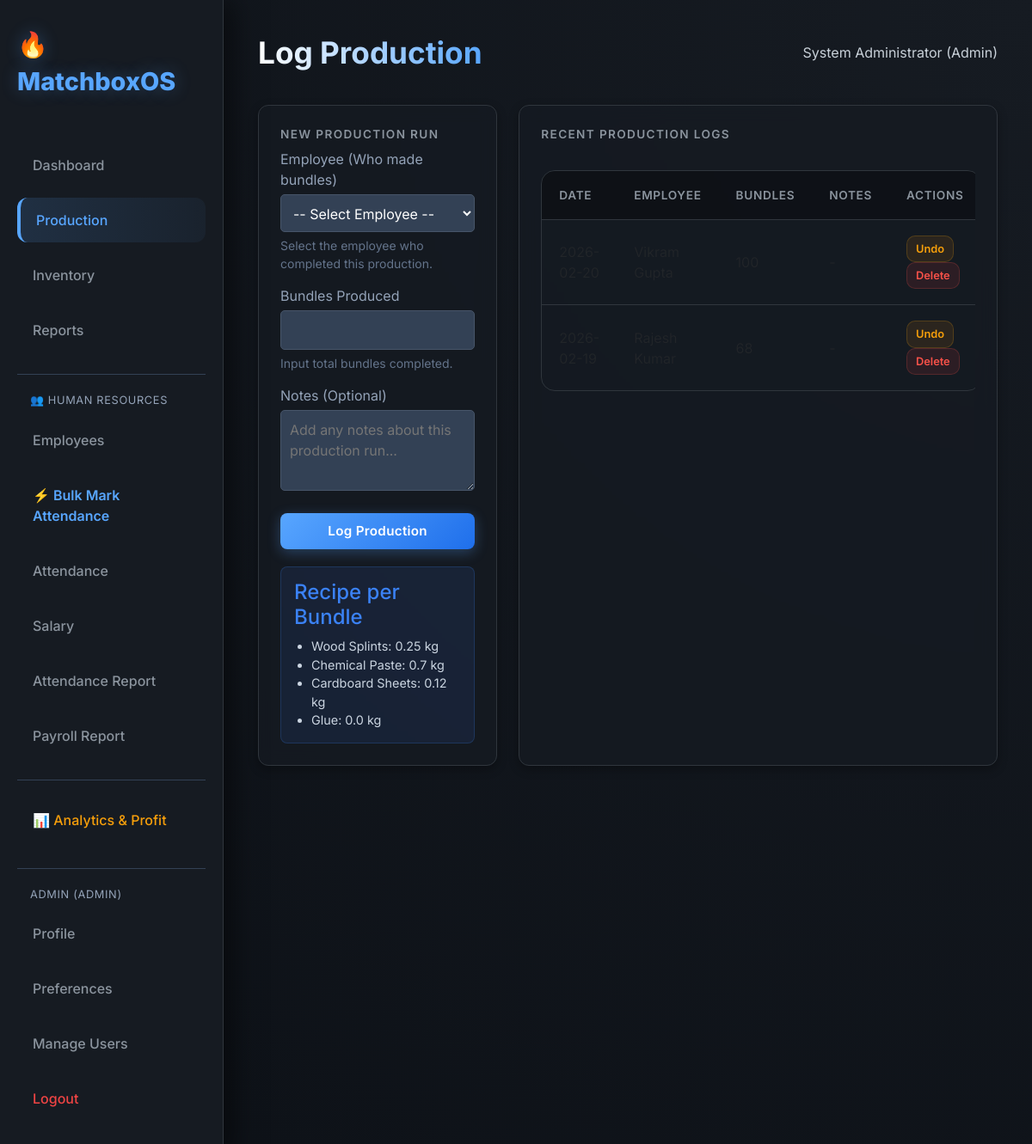
The page /production (signed in) on the database its author committed.
### auth_models.py (models this page shows, shortened)
class User(UserMixin, db.Model):
    __tablename__ = 'user'
    id = db.Column(db.Integer, primary_key=True)
    username = db.Column(db.String(80), unique=True, nullable=False, index=True)
    email = db.Column(db.String(120), unique=True, nullable=False, index=True)
    password_hash = db.Column(db.String(255), nullable=False)
    full_name = db.Column(db.String(100))
    role = db.Column(db.String(20), default='operator')  # admin, operator, viewer
    is_active = db.Column(db.Boolean, default=True)
    created_at = db.Column(db.DateTime, default=datetime.datetime.utcnow)
    last_login = db.Column(db.DateTime)
    def has_permission(self, permission):
        permissions = {
            'admin': ['view', 'create', 'edit', 'delete', 'manage_users'],
            'operator': ['view', 'create', 'edit'],
            'viewer': ['view']
        }
        return permission in permissions.get(self.role, [])

### models.py (models this page shows, shortened)
class RawMaterial(db.Model):
    __tablename__ = 'raw_material'
    id = db.Column(db.Integer, primary_key=True)
    name = db.Column(db.String(100), unique=True, nullable=False, index=True)
    quantity = db.Column(db.Float, default=0.0, nullable=False)
    unit = db.Column(db.String(20), nullable=False)
    unit_price = db.Column(db.Float, default=0.0, nullable=False)
    created_at = db.Column(db.DateTime, default=datetime.datetime.utcnow)
    updated_at = db.Column(
        db.DateTime, default=datetime.datetime.utcnow, onupdate=datetime.datetime.utcnow)
    __table_args__ = (
        db.CheckConstraint('quantity >= 0', name='check_quantity_positive'),
        db.CheckConstraint('unit_price >= 0', name='check_price_positive'),
    )

class Recipe(db.Model):
    __tablename__ = 'recipe'
    id = db.Column(db.Integer, primary_key=True)
    material_id = db.Column(db.Integer, db.ForeignKey(
        'raw_material.id'), nullable=False)
    quantity_per_bundle = db.Column(db.Float, nullable=False)
    is_active = db.Column(db.Boolean, default=True)
    created_at = db.Column(db.DateTime, default=datetime.datetime.utcnow)
    updated_at = db.Column(
        db.DateTime, default=datetime.datetime.utcnow, onupdate=datetime.datetime.utcnow)
    material = db.relationship(
        'RawMaterial', backref=db.backref('recipe_items', lazy='dynamic'))
    __table_args__ = (
        db.CheckConstraint('quantity_per_bundle >= 0',
                           name='check_recipe_quantity_non_negative'),
    )

class ProductionLog(db.Model):
    __tablename__ = 'production_log'
    id = db.Column(db.Integer, primary_key=True)
    employee_id = db.Column(db.Integer, db.ForeignKey(
        'employee.id'), nullable=False)  # Worker who made it
    supervisor_id = db.Column(db.Integer, db.ForeignKey(
        'employee.id'), nullable=True)  # Supervisor overseeing
    date = db.Column(db.Date, default=datetime.date.today,
                     nullable=False, index=True)
    bundles_produced = db.Column(db.Integer, nullable=False)
    notes = db.Column(db.Text, nullable=True)
    is_deleted = db.Column(db.Boolean, default=False)  # Soft delete
    created_at = db.Column(db.DateTime, default=datetime.datetime.utcnow)
    employee = db.relationship('Employee', foreign_keys=[
                               employee_id], backref=db.backref('produced_bundles', lazy='dynamic'))
    supervisor = db.relationship('Employee', foreign_keys=[
                                 supervisor_id], backref=db.backref('supervised_production', lazy='dynamic'))
    __table_args__ = (
        db.CheckConstraint('bundles_produced > 0',
                           name='check_bundles_positive'),
    )

### routes.py (the view, shortened to what this page needs)
@bp.route('/production', methods=['GET', 'POST'])
@login_required
def production():
    try:
        page = request.args.get('page', 1, type=int)
        per_page = 10
        pagination = ProductionLog.query.filter_by(is_deleted=False)\
            .order_by(ProductionLog.date.desc(), ProductionLog.id.desc())\
            .paginate(page=page, per_page=per_page, error_out=False)
        recipe = ProductionService.get_active_recipe()
        recipe_display = []
        for material_name, qty in recipe.items():
            material = RawMaterial.query.filter_by(name=material_name).first()
            if material:
                recipe_display.append({
                    'name': material_name,
                    'quantity': qty,
                    'unit': material.unit
                })
        employees = Employee.query.filter_by(status='active').order_by(Employee.last_name).all()
        return render_template('production.html',
                             logs=pagination.items,
                             pagination=pagination,
                             recipe=recipe_display,
                             employees=employees)
    except Exception as e:
        flash(f'Error loading production page: {str(e)}', 'danger')
        return render_template('production.html',
                             logs=[],
                             pagination=None,
                             recipe=[],
                             employees=[])

### templates/production.html (shortened to what this page needs)
{% extends "base.html" %}
{% block header %}Log Production{% endblock %}
{% block content %}
<div class="grid-container" style="grid-template-columns: 1fr 2fr;">
    <div class="card">
        <h3>New Production Run</h3>
        <form method="POST" action="{{ url_for('main.production') }}">
            <div style="margin-bottom: 15px;">
                <label style="display: block; margin-bottom: 5px; color: #94a3b8;">Employee (Who made bundles)</label>
                <select name="employee_id" style="width: 100%; padding: 10px; background: #334155; border: 1px solid #475569; color: white; border-radius: 5px;">
                    <option value="">-- Select Employee --</option>
                </select>
                <small style="color: #64748b; display: block; margin-top: 5px;">Select the employee who completed this production.</small>
            </div>
            <div style="margin-bottom: 15px;">
                <label style="display: block; margin-bottom: 5px; color: #94a3b8;">Bundles Produced</label>
                <input type="number" name="quantity" min="1" required
                    style="width: 100%; padding: 10px; background: #334155; border: 1px solid #475569; color: white; border-radius: 5px;">
                <small style="color: #64748b; display: block; margin-top: 5px;">Input total bundles completed.</small>
            </div>
            <div style="margin-bottom: 20px;">
                <label style="display: block; margin-bottom: 5px; color: #94a3b8;">Notes (Optional)</label>
                <textarea name="notes" rows="3"
                    style="width: 100%; padding: 10px; background: #334155; border: 1px solid #475569; color: white; border-radius: 5px; resize: vertical;"
                    placeholder="Add any notes about this production run..."></textarea>
            </div>
            <button type="submit" class="btn btn-primary" style="width: 100%;">Log Production</button>
        </form>
        <div
            style="margin-top: 20px; padding: 15px; background: rgba(59, 130, 246, 0.1); border-radius: 8px; border: 1px solid rgba(59, 130, 246, 0.2);">
            <h4 style="margin-top: 0; color: #3b82f6;">Recipe per Bundle</h4>
            <ul style="padding-left: 20px; font-size: 0.9rem; color: #cbd5e1; margin-bottom: 0;">
                {% for item in recipe %}
                <li>{{ item.name }}: {{ item.quantity }} {{ item.unit }}</li>
                {% endfor %}
            </ul>
        </div>
    </div>
    <div class="card">
        <h3>Recent Production Logs</h3>
        <div style="max-height: 500px; overflow-y: auto;">
            <table>
                <thead>
                    <tr>
                        <th>Date</th>
                        <th>Employee</th>
                        <th>Bundles</th>
                        <th>Notes</th>
                        <th>Actions</th>
                    </tr>
                </thead>
                <tbody>
                    {% if logs %}
                        {% for log in logs %}
                        <tr>
                            <td>{{ log.date }}</td>
                            <td>
                            </td>
                            <td>{{ log.bundles_produced }}</td>
                            <td style="max-width: 200px; overflow: hidden; text-overflow: ellipsis; white-space: nowrap;">
                            </td>
                            <td>
                                <form method="POST" action="{{ url_for('main.undo_production', id=log.id) }}"
                                    style="display: inline;">
                                    <button type="submit" class="btn"
                                        style="padding: 5px 10px; font-size: 0.8rem; background: rgba(245, 158, 11, 0.1); color: #f59e0b; border: 1px solid rgba(245, 158, 11, 0.2);"
                                        onclick="return confirm('Undo this production? Materials will be restored.')">Undo</button>
                                </form>
                                <a href="{{ url_for('main.delete_production', id=log.id) }}" class="btn btn-danger"
                                    style="padding: 5px 10px; font-size: 0.8rem;"
                                    onclick="return confirm('Delete this production log?')">Delete</a>
                            </td>
                        </tr>
                        {% endfor %}
                    {% else %}
                    <tr>
                        <td colspan="5" style="text-align: center; color: #94a3b8; padding: 30px;">No production logs
                            yet.</td>
                    </tr>
                    {% endif %}
                </tbody>
            </table>
        </div>
    </div>
</div>
{% endblock %}

### templates/base.html (shortened to what this page needs)
<!DOCTYPE html>
<html lang="en">
<head>
    <link href="https://cdn.jsdelivr.net/npm/bootstrap@5.3.0/dist/css/bootstrap.min.css" rel="stylesheet">
    <link rel="stylesheet" href="https://cdnjs.cloudflare.com/ajax/libs/font-awesome/6.4.0/css/all.min.css">
    <link rel="stylesheet" href="{{ url_for('static', filename='css/style.css') }}">
</head>
<body>
    <div class="sidebar">
        <div class="logo">🔥 MatchboxOS</div>
        <nav>
            <a href="{{ url_for('main.dashboard') }}"
                class="nav-link {% if request.endpoint == 'main.dashboard' %}active{% endif %}">Dashboard</a>
            <a href="{{ url_for('main.production') }}"
                class="nav-link {% if request.endpoint == 'main.production' %}active{% endif %}">Production</a>
            <a href="{{ url_for('main.inventory') }}"
                class="nav-link {% if request.endpoint == 'main.inventory' %}active{% endif %}">Inventory</a>
            <a href="{{ url_for('main.reports') }}"
                class="nav-link {% if request.endpoint == 'main.reports' %}active{% endif %}">Reports</a>
            <div style="margin-top: 25px; border-top: 1px solid #334155; padding-top: 20px;">
                <div
                    style="color: #94a3b8; font-size: 0.8rem; padding: 0 15px 10px; text-transform: uppercase; letter-spacing: 0.05em;">
                    👥 Human Resources
                </div>
                <a href="{{ url_for('employee.list_employees') }}"
                    class="nav-link {% if request.endpoint == 'employee.list_employees' %}active{% endif %}">Employees</a>
                <a href="{{ url_for('employee.bulk_attendance') }}"
                    class="nav-link {% if request.endpoint == 'employee.bulk_attendance' %}active{% endif %}"
                    style="color: var(--accent-color); font-weight: 600;">⚡ Bulk Mark Attendance</a>
                <a href="{{ url_for('employee.attendance_list') }}"
                    class="nav-link {% if request.endpoint == 'employee.attendance_list' %}active{% endif %}">Attendance</a>
                <a href="{{ url_for('employee.salary_list') }}"
                    class="nav-link {% if request.endpoint == 'employee.salary_list' %}active{% endif %}">Salary</a>
                <a href="{{ url_for('employee.attendance_report') }}"
                    class="nav-link {% if request.endpoint == 'employee.attendance_report' %}active{% endif %}">Attendance
                    Report</a>
                <a href="{{ url_for('employee.payroll_report') }}"
                    class="nav-link {% if request.endpoint == 'employee.payroll_report' %}active{% endif %}">Payroll
                    Report</a>
            </div>
            {% if current_user.is_authenticated and current_user.role == 'admin' %}
            <div style="margin-top: 25px; border-top: 1px solid #334155; padding-top: 20px;">
                <a href="{{ url_for('main.analytics') }}"
                    class="nav-link {% if request.endpoint == 'main.analytics' %}active{% endif %}"
                    style="color: #f59e0b;">📊 Analytics & Profit</a>
            </div>
            {% endif %}
            <div style="margin-top: 30px; border-top: 1px solid #334155; padding-top: 20px;">
                {% if current_user.is_authenticated %}
                <div
                    style="color: #94a3b8; font-size: 0.8rem; padding: 0 15px 10px; text-transform: uppercase; letter-spacing: 0.05em;">
                    {{ current_user.username }} ({{ current_user.role }})
                </div>
                <a href="{{ url_for('auth.profile') }}"
                    class="nav-link {% if request.endpoint == 'auth.profile' %}active{% endif %}">Profile</a>
                <a href="{{ url_for('auth.preferences') }}"
                    class="nav-link {% if request.endpoint == 'auth.preferences' %}active{% endif %}">Preferences</a>
                {% if current_user.has_permission('manage_users') %}
                <a href="{{ url_for('auth.users') }}"
                    class="nav-link {% if request.endpoint == 'auth.users' %}active{% endif %}">Manage Users</a>
                {% endif %}
                <a href="{{ url_for('auth.logout') }}" class="nav-link" style="color: #ef4444;">Logout</a>
                {% else %}
                <a href="{{ url_for('auth.login') }}"
                    class="nav-link {% if request.endpoint == 'auth.login' %}active{% endif %}">Login</a>
                {% endif %}
            </div>
        </nav>
    </div>
    <div class="main-content">
        <header>
            <h1>{% block header %}Dashboard{% endblock %}</h1>
            <div class="user-profile">
                {% if current_user.is_authenticated %}
                {{ current_user.full_name or current_user.username }} ({{ current_user.role|capitalize }})
                {% else %}
                Guest
                {% endif %}
            </div>
        </header>
        {% block content %}{% endblock %}
    </div>
</body>
</html>

### rows shown on the page
User: username "ADMIN", role "ADMIN", full_name "System Administrator", role "Admin"
RawMaterial: name "Wood Splints", unit "kg"
Recipe: quantity "0.25"
RawMaterial: name "Chemical Paste", unit "kg"
Recipe: quantity "0.7"
RawMaterial: name "Cardboard Sheets", unit "kg"
Recipe: quantity "0.12"
RawMaterial: name "Glue", unit "kg"
Recipe: quantity "0.0"
